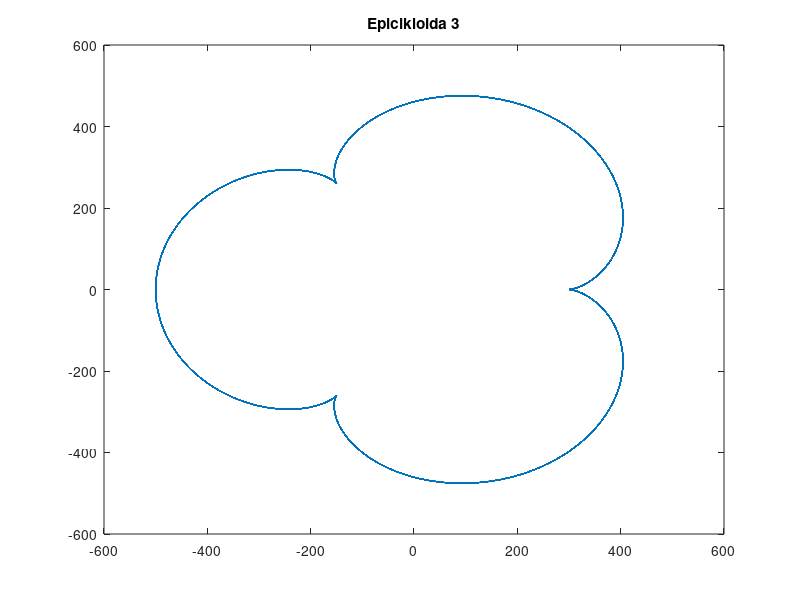

This figure's MATLAB source:
%% Epicikloida 2

%% Inicijalizacija

close all
clear all
clc

%%

alfa = 0:0.01:100*pi;
a = 100;
k = 3;
x = a*(k+1)*cos(alfa)-a*cos((k+1)*alfa);
y = a*(k+1)*sin(alfa)-a*sin((k+1)*alfa);

figure
plot(x,y)
title('Epicikloida 3')